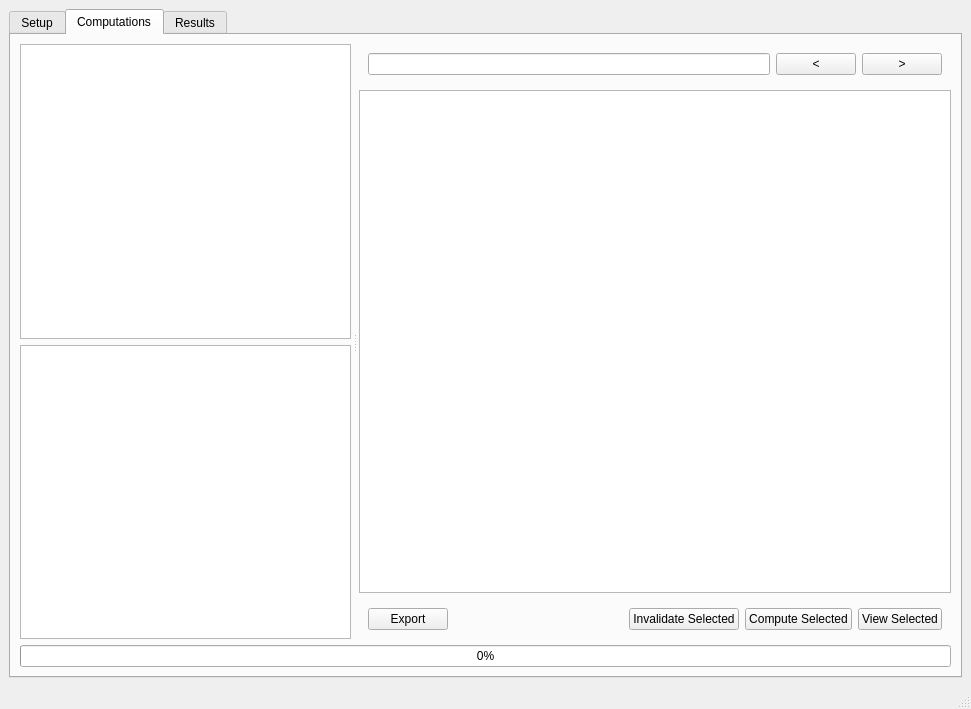
<?xml version="1.0" encoding="UTF-8"?>
<ui version="4.0">
 <class>MainWindow</class>
 <widget class="QMainWindow" name="MainWindow">
  <property name="geometry">
   <rect>
    <x>0</x>
    <y>0</y>
    <width>971</width>
    <height>709</height>
   </rect>
  </property>
  <property name="windowTitle">
   <string>MainWindow</string>
  </property>
  <widget class="QWidget" name="centralwidget">
   <layout class="QVBoxLayout" name="verticalLayout_2">
    <item>
     <widget class="QTabWidget" name="tabWidget">
      <property name="currentIndex">
       <number>1</number>
      </property>
      <widget class="QWidget" name="setup_tab">
       <attribute name="title">
        <string>Setup</string>
       </attribute>
       <layout class="QVBoxLayout" name="verticalLayout_5">
        <item>
         <widget class="QTreeView" name="treeView"/>
        </item>
        <item>
         <widget class="QWidget" name="widget_3" native="true">
          <layout class="QHBoxLayout" name="horizontalLayout_3">
           <item>
            <widget class="QPushButton" name="export_params">
             <property name="text">
              <string>Export Params</string>
             </property>
            </widget>
           </item>
           <item>
            <widget class="QPushButton" name="load_params">
             <property name="text">
              <string>Load Params</string>
             </property>
            </widget>
           </item>
           <item>
            <spacer name="horizontalSpacer_2">
             <property name="orientation">
              <enum>Qt::Horizontal</enum>
             </property>
             <property name="sizeHint" stdset="0">
              <size>
               <width>40</width>
               <height>20</height>
              </size>
             </property>
            </spacer>
           </item>
          </layout>
         </widget>
        </item>
       </layout>
      </widget>
      <widget class="QWidget" name="computation_tab">
       <attribute name="title">
        <string>Computations</string>
       </attribute>
       <layout class="QVBoxLayout" name="verticalLayout_3">
        <item>
         <widget class="QSplitter" name="splitter">
          <property name="sizePolicy">
           <sizepolicy hsizetype="Preferred" vsizetype="Preferred">
            <horstretch>1</horstretch>
            <verstretch>0</verstretch>
           </sizepolicy>
          </property>
          <property name="frameShape">
           <enum>QFrame::NoFrame</enum>
          </property>
          <property name="lineWidth">
           <number>2</number>
          </property>
          <property name="midLineWidth">
           <number>2</number>
          </property>
          <property name="orientation">
           <enum>Qt::Horizontal</enum>
          </property>
          <property name="handleWidth">
           <number>8</number>
          </property>
          <widget class="QWidget" name="widget" native="true">
           <layout class="QVBoxLayout" name="verticalLayout">
            <item>
             <widget class="QListView" name="listView">
              <property name="sizePolicy">
               <sizepolicy hsizetype="Ignored" vsizetype="Expanding">
                <horstretch>0</horstretch>
                <verstretch>0</verstretch>
               </sizepolicy>
              </property>
              <property name="minimumSize">
               <size>
                <width>10</width>
                <height>0</height>
               </size>
              </property>
             </widget>
            </item>
            <item>
             <widget class="QTreeView" name="view_params"/>
            </item>
           </layout>
          </widget>
          <widget class="QWidget" name="widget" native="true">
           <layout class="QVBoxLayout" name="verticalLayout">
            <item>
             <widget class="QWidget" name="widget_4" native="true">
              <layout class="QHBoxLayout" name="horizontalLayout">
               <item>
                <widget class="QLineEdit" name="query"/>
               </item>
               <item>
                <widget class="QPushButton" name="previous">
                 <property name="text">
                  <string>&lt;</string>
                 </property>
                </widget>
               </item>
               <item>
                <widget class="QPushButton" name="next">
                 <property name="text">
                  <string>&gt;</string>
                 </property>
                </widget>
               </item>
              </layout>
             </widget>
            </item>
            <item>
             <widget class="QTableView" name="tableView"/>
            </item>
            <item>
             <widget class="QWidget" name="widget_2" native="true">
              <layout class="QHBoxLayout" name="horizontalLayout_2">
               <item>
                <widget class="QPushButton" name="export_btn">
                 <property name="text">
                  <string>Export</string>
                 </property>
                </widget>
               </item>
               <item>
                <spacer name="horizontalSpacer">
                 <property name="orientation">
                  <enum>Qt::Horizontal</enum>
                 </property>
                 <property name="sizeHint" stdset="0">
                  <size>
                   <width>40</width>
                   <height>20</height>
                  </size>
                 </property>
                </spacer>
               </item>
               <item>
                <widget class="QPushButton" name="invalidate">
                 <property name="text">
                  <string>Invalidate Selected</string>
                 </property>
                </widget>
               </item>
               <item>
                <widget class="QPushButton" name="compute">
                 <property name="text">
                  <string>Compute Selected</string>
                 </property>
                </widget>
               </item>
               <item>
                <widget class="QPushButton" name="view">
                 <property name="text">
                  <string>View Selected</string>
                 </property>
                </widget>
               </item>
              </layout>
             </widget>
            </item>
           </layout>
          </widget>
         </widget>
        </item>
        <item>
         <widget class="QProgressBar" name="progressBar">
          <property name="value">
           <number>0</number>
          </property>
         </widget>
        </item>
       </layout>
      </widget>
      <widget class="QWidget" name="result_tab">
       <attribute name="title">
        <string>Results</string>
       </attribute>
       <layout class="QVBoxLayout" name="verticalLayout_4">
        <item>
         <widget class="QTabWidget" name="result_tabs">
          <property name="currentIndex">
           <number>-1</number>
          </property>
         </widget>
        </item>
       </layout>
      </widget>
     </widget>
    </item>
   </layout>
  </widget>
  <widget class="QMenuBar" name="menubar">
   <property name="geometry">
    <rect>
     <x>0</x>
     <y>0</y>
     <width>971</width>
     <height>20</height>
    </rect>
   </property>
  </widget>
  <widget class="QStatusBar" name="statusbar"/>
 </widget>
 <resources/>
 <connections/>
</ui>
